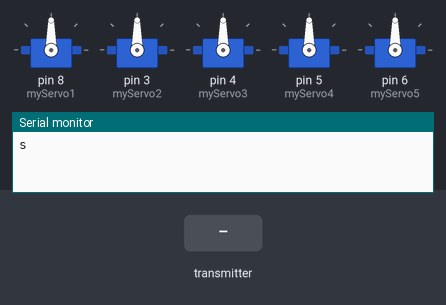
A sketch run on a simulated Arduino Uno, built with avr-gcc and run on an emulated ATmega328P. On the bench: 5 × servo, the last lines printed to the serial monitor. Inputs (shaded band) come from the test bench. No radio packets arrive unless stated.

Above: at 1.2 s.
1.3 s: the transmitter starts sending msg.0 = 0
At 1.6 s:
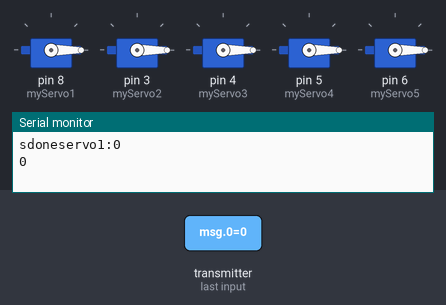
2.8 s: the transmitter starts sending msg.4 = 1
At 5.2 s:
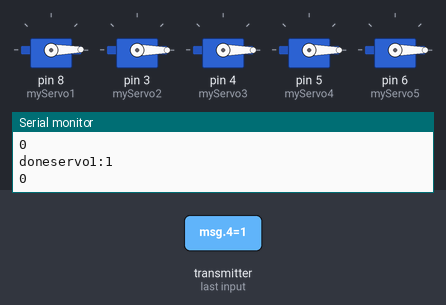
5.8 s: the transmitter starts sending msg.1 = 1
At 8.5 s:
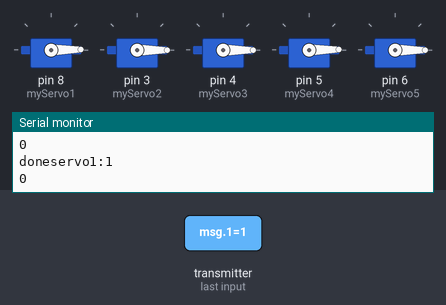
8.8 s: the transmitter starts sending msg.2 = 1
At 11.1 s:
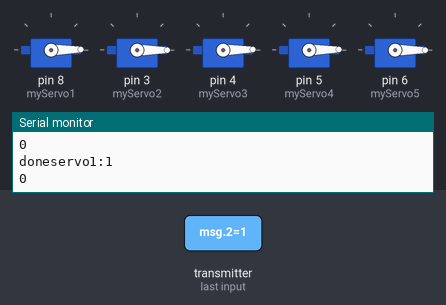
11.8 s: the transmitter starts sending msg.3 = 1
At 14.5 s:
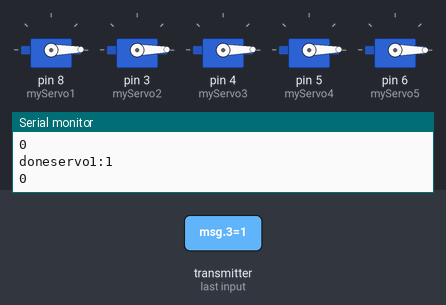
14.8 s: the transmitter starts sending msg.0 = 1
At 17.0 s:
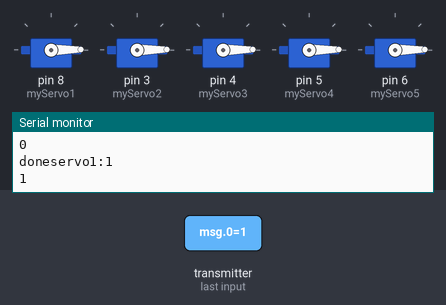
Timing chart, 0 to 18.5 s (numbered marks = the images above; inputs shaded):
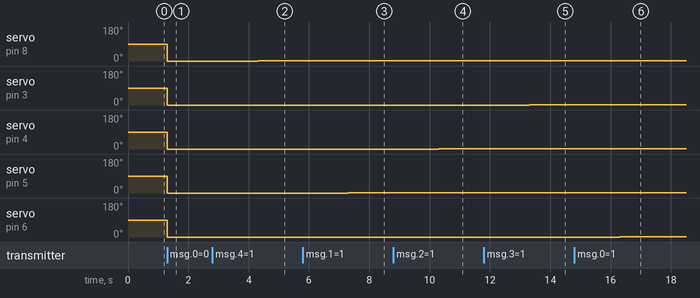

The sketch:

reciever.ino
```cpp
#include <Servo.h>
#include <SPI.h>
#include "RF24.h"

Servo myServo1;
Servo myServo3;
Servo myServo4;
Servo myServo2;
Servo myServo5;


RF24 radio(9,10);

const uint64_t pipe = 0xE8E8F0F0E1LL;

int msg[5];

void setup(){

  Serial.begin(9600);
  myServo1.attach(8);
  myServo2.attach(3);
  myServo3.attach(4);
  myServo4.attach(5);
  myServo5.attach(6);
  Serial.print("s");
  radio.begin();
  radio.openReadingPipe(1, pipe);
  radio.startListening();


  }


void loop(){

    if ( radio.available() )
  {
    Serial.print("done");
    bool done = false;
    while (!done)
    {
     radio.read(msg, sizeof(msg));
     done=true;

    myServo1.write(msg[4]);
    myServo2.write(msg[3]);
    myServo3.write(msg[2]);
    myServo4.write(msg[1]);
    myServo5.write(msg[0]);
    Serial.print("servo1:");
    Serial.println(msg[4]);
    Serial.println(msg[0]);
    delay(3000);

    }

  }
}
```

Measured:
- after the input at 1.3 s, servo on pin 8 (myServo1), servo on pin 3 (myServo2), servo on pin 4 (myServo3), servo on pin 5 (myServo4), servo on pin 6 (myServo5): 90° → 0° at once
- after the input at 2.8 s, servo on pin 8 (myServo1): 0° → 1° after 1.5 s
- after the input at 5.8 s, servo on pin 5 (myServo4): 0° → 1° after 1.5 s
- after the input at 8.8 s, servo on pin 4 (myServo3): 0° → 1° after 1.5 s
- after the input at 11.8 s, servo on pin 3 (myServo2): 0° → 1° after 1.5 s
- after the input at 14.8 s, servo on pin 6 (myServo5): 0° → 1° after 1.5 s
